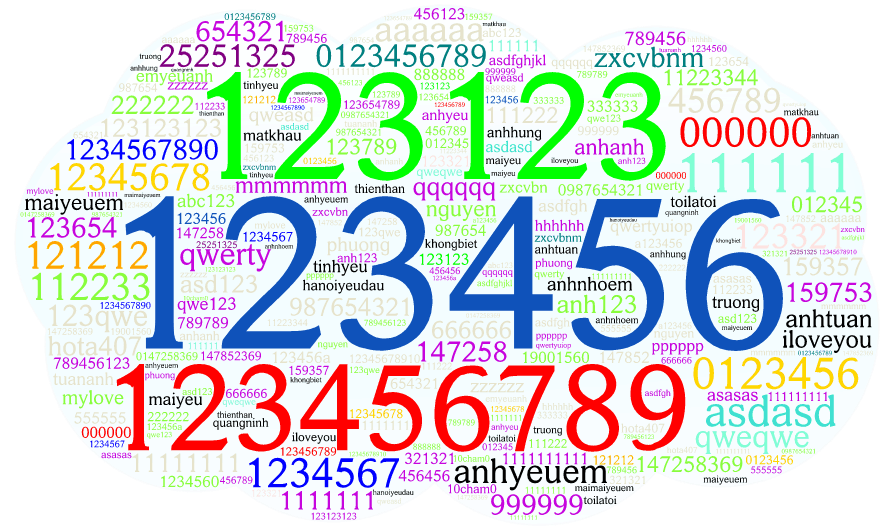
#> input picture .opencode/wordlists/cn/top/top100pwd.PNG, 888 x 531 px
$ python stego_bit_planes.py ../../wordlists/cn/top/top100pwd.PNG --outdir out
#> lines starting #> are read from the running program, lines starting #| are printed output that depends on the picture; after the words box and inside, x2 and y2 are one past the last pixel; in counts of white or black regions, pixels touching at a corner belong together
#!/usr/bin/env python3
"""图像位平面遍历提取（stegsolve 的 CLI 等价物）。

对 PNG/BMP/RGB 图像提取 R/G/B 各通道 × bit0-7 的位平面并渲染为灰度图，
肉眼/OCR 检查隐藏内容（LSB 隐写定位标准步骤）。支持输出目录批量落盘。

用法:
  python3 stego_bit_planes.py input.png -o planes/          # 全部 24 平面
  python3 stego_bit_planes.py input.png -o planes/ -c RGB -b 0   # 三通道 bit0（LSB 常驻位）
  python3 stego_bit_planes.py input.png -o planes/ --combine      # RGB bit 平面叠彩色图

依赖: pip install pillow
"""
import argparse
import os
import sys
from dataclasses import dataclass
from enum import Enum

try:
    from PIL import Image
except ImportError:
    print("ERROR: pillow 未安装——pip install pillow", file=sys.stderr)
    sys.exit(1)


class Channel(Enum):
    R = 0
    G = 1
    B = 2


@dataclass
class PlaneSpec:
    channel: Channel
    bit: int

    @property
    def name(self) -> str:
        return f"{self.channel.name}_bit{self.bit}"


def extract_plane(img: Image.Image, spec: PlaneSpec) -> Image.Image:
    """提取指定位平面: 该位为 1 的像素渲染 255，为 0 渲染 0。"""
    gray = img.convert("RGB")
    px = gray.load()
    w, h = gray.size
    out = Image.new("L", (w, h))
    po = out.load()
    mask = 1 << spec.bit
    for y in range(h):
        for x in range(w):
            r, g, b = px[x, y]
            v = (r, g, b)[spec.channel.value]
            po[x, y] = 255 if v & mask else 0
    return out


def combine_rgb_bit(img: Image.Image, bit: int) -> Image.Image:
    """三通道同 bit 平面合成彩色图（RGB 各自 bit 展开到 0/255）。"""
    gray = img.convert("RGB")
    px = gray.load()
    w, h = gray.size
    out = Image.new("RGB", (w, h))
    po = out.load()
    mask = 1 << bit
    for y in range(h):
        for x in range(w):
            r, g, b = px[x, y]
            po[x, y] = (255 if r & mask else 0, 255 if g & mask else 0, 255 if b & mask else 0)
    return out


def parse_channels(spec: str) -> list:
    table = {"R": [Channel.R], "G": [Channel.G], "B": [Channel.B], "RGB": [Channel.R, Channel.G, Channel.B]}
    key = spec.upper()
    if key not in table:
        raise ValueError(f"通道参数须为 R/G/B/RGB，收到: {spec}")
    return table[key]


def main() -> int:
    ap = argparse.ArgumentParser(description="图像位平面遍历提取（LSB 隐写定位）")
    ap.add_argument("image", help="输入图像（PNG/BMP/JPG）")
    ap.add_argument("-o", "--outdir", required=True, help="输出目录")
    ap.add_argument("-c", "--channels", default="RGB", help="通道: R/G/B/RGB（默认 RGB）")
    ap.add_argument("-b", "--bits", default="0,1,2,3,4,5,6,7", help="位平面列表逗号分隔（默认 0-7）")
    ap.add_argument("--combine", action="store_true", help="额外输出三通道同 bit 合成彩色图")
    args = ap.parse_args()

    channels = parse_channels(args.channels)
    bits = [int(b.strip()) for b in args.bits.split(",") if b.strip() != ""]
    for b in bits:
        if not 0 <= b <= 7:
            raise ValueError(f"位号须 0-7，收到: {b}")

    img = Image.open(args.image)
#> img is the input picture: PIL image 888x531 RGBA; mean R, G, B, A 215.8, 221, 221.5, 255
    os.makedirs(args.outdir, exist_ok=True)
    stem = os.path.splitext(os.path.basename(args.image))[0]

    count = 0
    for ch in channels:
        for b in bits:
            spec = PlaneSpec(ch, b)
            path = os.path.join(args.outdir, f"{stem}_{spec.name}.png")
            extract_plane(img, spec).save(path)
            print(f"[+] {path}")
            count += 1
#> this loop made 3 passes
#> pass 1, in main, `extract_plane(img, spec).save(path)`:
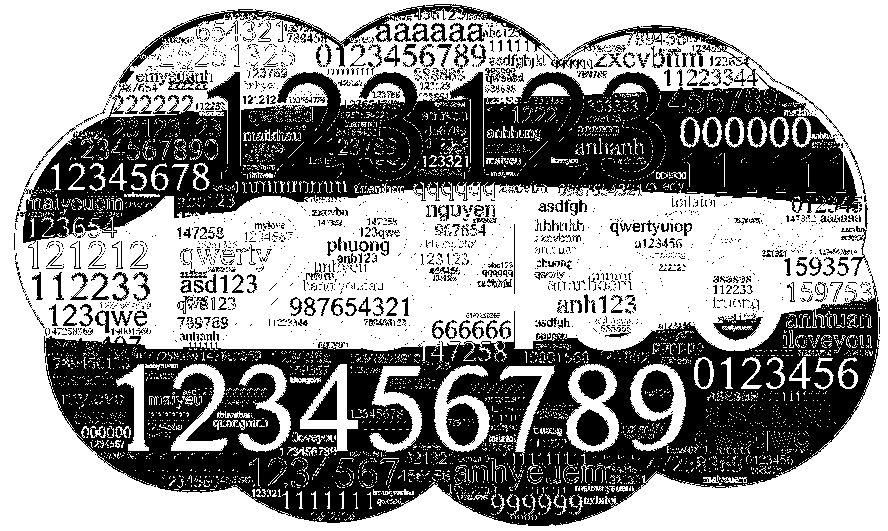
#> saved as top100pwd_R_bit0.png: PIL image 888x531 L; 58.5% white; 1872 black regions (1574 under 20 px), largest, box (x1, y1, x2, y2) and area: (44, 274, 880, 526) 91424, (20, 4, 862, 244) 75901, (446, 403, 479, 446) 1039
#> pass 1, in main, `extract_plane(img, spec).save(path)`:
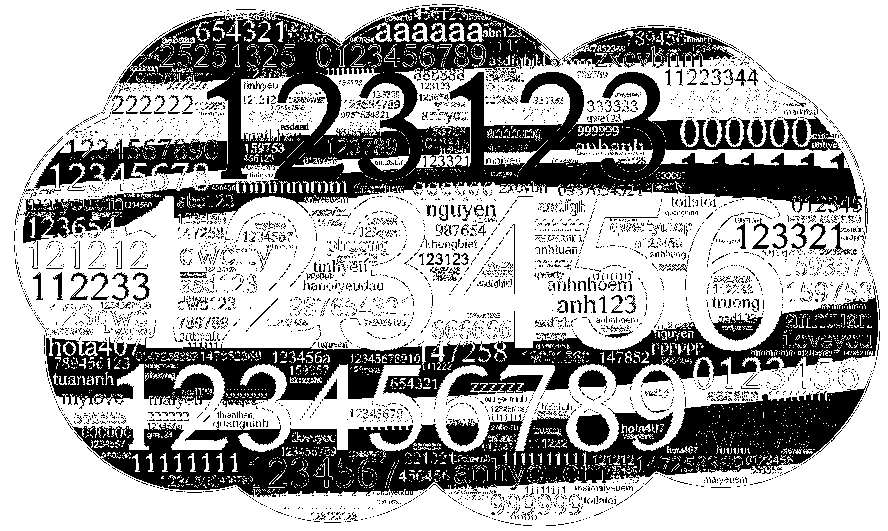
#> saved as top100pwd_R_bit1.png: PIL image 888x531 L; 66.1% white; 4585 black regions (4411 under 20 px), largest, box (x1, y1, x2, y2) and area: (23, 7, 862, 244) 64642, (72, 381, 870, 497) 36575, (46, 286, 878, 409) 29593
#> after the loop, count = 24
    if args.combine:
        for b in bits:
            path = os.path.join(args.outdir, f"{stem}_RGBbit{b}_combine.png")
            combine_rgb_bit(img, b).save(path)
            print(f"[+] {path}")
            count += 1
    print(f"done: {count} planes -> {args.outdir}")
#| done: 24 planes -> out
    return 0


if __name__ == "__main__":
    sys.exit(main())
#> (the program exits here)
